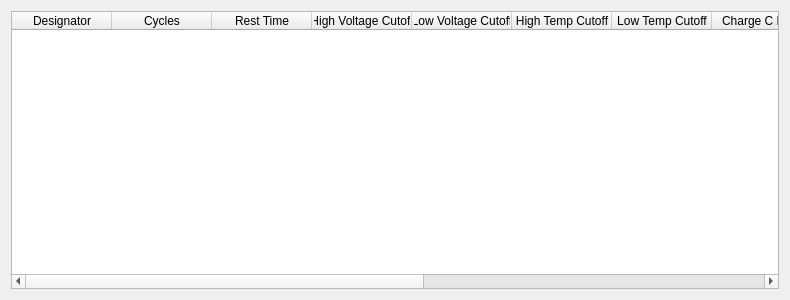
<?xml version="1.0" encoding="UTF-8"?>
<ui version="4.0">
 <class>wizardPageThree</class>
 <widget class="QWidget" name="wizardPageThree">
  <property name="geometry">
   <rect>
    <x>0</x>
    <y>0</y>
    <width>790</width>
    <height>300</height>
   </rect>
  </property>
  <property name="sizePolicy">
   <sizepolicy hsizetype="MinimumExpanding" vsizetype="MinimumExpanding">
    <horstretch>0</horstretch>
    <verstretch>0</verstretch>
   </sizepolicy>
  </property>
  <property name="windowTitle">
   <string>Form</string>
  </property>
  <layout class="QGridLayout" name="gridLayout">
   <item row="0" column="0">
    <widget class="QTableWidget" name="tableWidget">
     <property name="columnCount">
      <number>13</number>
     </property>
     <attribute name="horizontalHeaderCascadingSectionResizes">
      <bool>true</bool>
     </attribute>
     <attribute name="horizontalHeaderDefaultSectionSize">
      <number>100</number>
     </attribute>
     <column>
      <property name="text">
       <string>Designator</string>
      </property>
     </column>
     <column>
      <property name="text">
       <string>Cycles</string>
      </property>
     </column>
     <column>
      <property name="text">
       <string>Rest Time</string>
      </property>
     </column>
     <column>
      <property name="text">
       <string>High Voltage Cutoff</string>
      </property>
     </column>
     <column>
      <property name="text">
       <string>Low Voltage Cutoff</string>
      </property>
     </column>
     <column>
      <property name="text">
       <string>High Temp Cutoff</string>
      </property>
     </column>
     <column>
      <property name="text">
       <string>Low Temp Cutoff</string>
      </property>
     </column>
     <column>
      <property name="text">
       <string>Charge C Rate</string>
      </property>
     </column>
     <column>
      <property name="text">
       <string>Discharge C Rate</string>
      </property>
     </column>
     <column>
      <property name="text">
       <string>Reporting Frequency</string>
      </property>
     </column>
     <column>
      <property name="text">
       <string>Constant Current Setpoint</string>
      </property>
     </column>
     <column>
      <property name="text">
       <string>Sinewave Frequency</string>
      </property>
     </column>
     <column>
      <property name="text">
       <string>Capacity</string>
      </property>
     </column>
    </widget>
   </item>
  </layout>
 </widget>
 <resources/>
 <connections/>
</ui>
